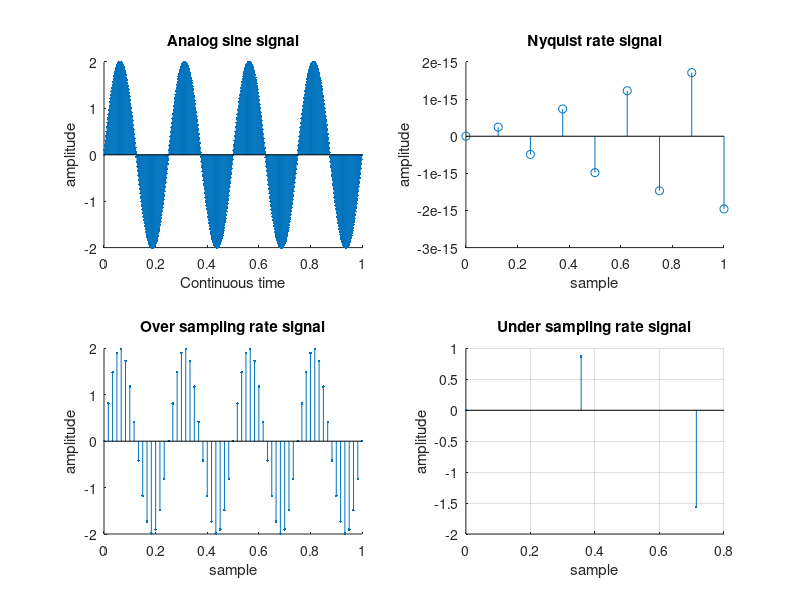

This figure's MATLAB source:
%sampling
% analog signal x= 2sin(2*pi*4*t)
clc;
clear;
close all;
figure(1);
%main signal
f=4;
a=2;
t=0:0.002:1; % 1/.002 = 500 samples

analog = a*sin(2*pi*f*t);



subplot(2,2,1);
hold on;
stem(t,analog,".");
%plot(t,analog,'r');
title("Analog sine signal");
xlabel("Continuous time");
ylabel("amplitude");

%Nyquist Rate =2*f

fn= 2*f;
nn= 0:1/fn:1;
nyquistSample = a*sin(2*pi*f*nn);

subplot(2,2,2);
hold on;
stem(nn,nyquistSample);
%plot(nn,nyquistSample);
title("Nyquist rate signal");
xlabel("sample");
ylabel("amplitude");

%Over sampling Rate fo>2fs

fo= 15*f;
no= 0:1/fo:1;
overSample = a*sin(2*pi*f*no);

subplot(2,2,3);
hold on;
stem(no,overSample,".");
%plot(no,overSample);
title("Over sampling rate signal");
xlabel("sample");
ylabel("amplitude");
hold on;

%Under sampling Rate fu<2f

fu= 0.7*f;
nu= 0:1/fu:1;
underSample = a*sin(2*pi*f*nu);

subplot(2,2,4);
hold on;
stem(nu,underSample,".");
%plot(nu,underSample);
title("Under sampling rate signal");
xlabel("sample");
ylabel("amplitude");

grid on;
hold on;
